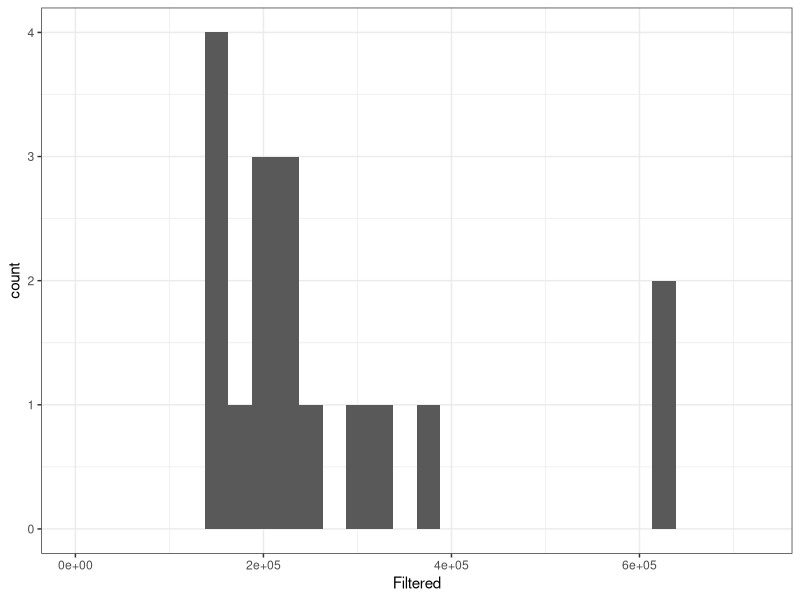

Write the R code that produced this figure. (Note: this script raises an error after producing the figure.)
## ---- chunk 1
knitr::opts_chunk$set(echo = TRUE, warning=FALSE, message=FALSE)
## ---- chunk 2
library(tidyverse)
## ---- chunk 3
meta<-read_csv("meta/putah-creek-meta-with-counts.csv") %>% mutate(Path=paste0("data/split/",SampleName,".sort.flt.bam"))
meta %>% group_by(Method, Year) %>% summarise(Count=n())
## ---- chunk 4
cs<-meta %>% filter(Method=="CS") %>% filter(Filtered > 1.5e5)
cs %>% summarise(Count=n(), Mean=mean(Filtered), Median=median(Filtered)) 

ggplot(cs) +
  geom_histogram(aes(x=Filtered)) +
  xlim(0, max(cs$Filtered)+1e5) +
  theme_bw() 
## ---- chunk 5
write_tsv(cs %>% select(Path), col_names = FALSE, file="bamlists/cs17.bamlist")
